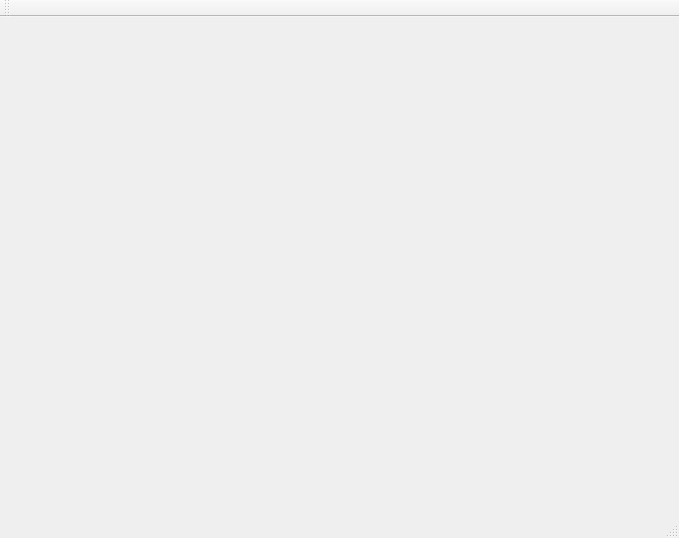
<?xml version="1.0" encoding="UTF-8"?>
<ui version="4.0">
 <class>Anchii</class>
 <widget class="QMainWindow" name="Anchii">
  <property name="geometry">
   <rect>
    <x>0</x>
    <y>0</y>
    <width>679</width>
    <height>538</height>
   </rect>
  </property>
  <property name="windowTitle">
   <string>Anchii</string>
  </property>
  <widget class="QWidget" name="centralWidget"/>
  <widget class="QMenuBar" name="menuBar">
   <property name="geometry">
    <rect>
     <x>0</x>
     <y>0</y>
     <width>679</width>
     <height>25</height>
    </rect>
   </property>
  </widget>
  <widget class="QToolBar" name="mainToolBar">
   <attribute name="toolBarArea">
    <enum>TopToolBarArea</enum>
   </attribute>
   <attribute name="toolBarBreak">
    <bool>false</bool>
   </attribute>
  </widget>
  <widget class="QStatusBar" name="statusBar"/>
 </widget>
 <layoutdefault spacing="6" margin="11"/>
 <resources/>
 <connections/>
</ui>
